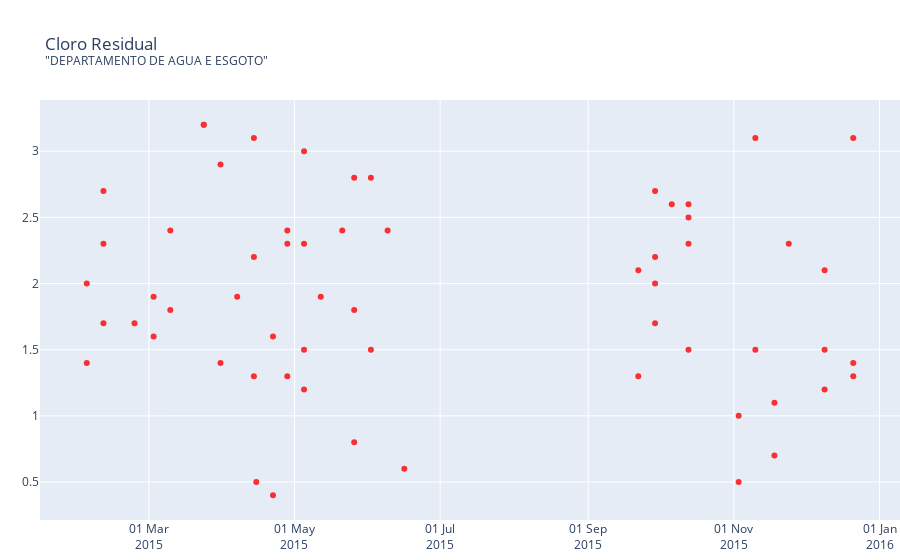

The cell this chart's notebook holds for it:
### Code cell
list_formas = list(set(df_temp['Nome Da Forma De Abastecimento']))
print(list_formas)
xaxis_column_name = list_formas[n_forma]
print(xaxis_column_name)

# Create Figure
fig = go.Figure()

# Add trace
fig.add_trace(
    go.Scatter(
        x=df_temp['Data Da Coleta'],
        #y=df['Resultado'],
        y=df_temp[df_temp['Nome Da Forma De Abastecimento'] == xaxis_column_name]['Resultado'],
        name='conclusao',
        mode='markers',
        marker={'color': 'red'},
        opacity=0.8,
    )
)

# Udate
fig.update_layout(
    title='Cloro Residual<br><sup>"{}"</sup>'.format(xaxis_column_name),
    xaxis_tickformat='%d %b<br>%Y',
    margin={
        'l': 40,
        'b': 40,
        #'t': 40,
        'r': 0
    },
    #dragmode='pan',
    hovermode='x',

)
#fig.write_html('ddd.html', config=config)
fig

### Figure 1 — Plotly figure (JSON) as saved in the notebook; plotly's stock layout.template omitted (floating-point values rounded to 4 significant figures; data arrays with more than 128 entries replaced by an {"elided": "..."} marker saying what was removed)
{"data": [{"marker": {"color": "red"}, "mode": "markers", "name": "conclusao", "opacity": 0.8, "type": "scatter", "x": {"elided": "809 str values"}, "y": [1.5, 1.5, 2.7, 2.5, 1.6, 3.1, 2, 1.1, 1.4, 1.4, 0.6, 1.8, 0.5, 2.1, 1.3, 1, 0.5, 2.6, 1.5, 2.4, 1.7, 2.6, 2.7, 0.8, 2.4, 1.8, 1.9, 3.1, 2.9, 1.7, 2.8, 0.7, 3.2, 1.9, 2.2, 2.3, 2.4, 1.5, 1.3, 1.7, 3.2, 1.2, 1.4, 2.3, 2.1, 3, 1.2, 2.3, 3.1, 2.2, 2.3, 1.3, 2.3, 1.5, 0.4, 1.9, 2.8, 1.6, 2, 2.4, 1.3]}], "layout": {"autosize": true, "hovermode": "x", "margin": {"b": 40, "l": 40, "r": 0}, "title": {"text": "Cloro Residual<br><sup>\"DEPARTAMENTO DE AGUA E ESGOTO\"</sup>"}, "xaxis": {"autorange": true, "range": ["2015-01-13 10:45:21.9512", "2016-01-10 13:14:38.0488"], "tickformat": "%d %b<br>%Y", "type": "date"}, "yaxis": {"autorange": true, "range": [0.1832, 3.417], "type": "linear"}}}
